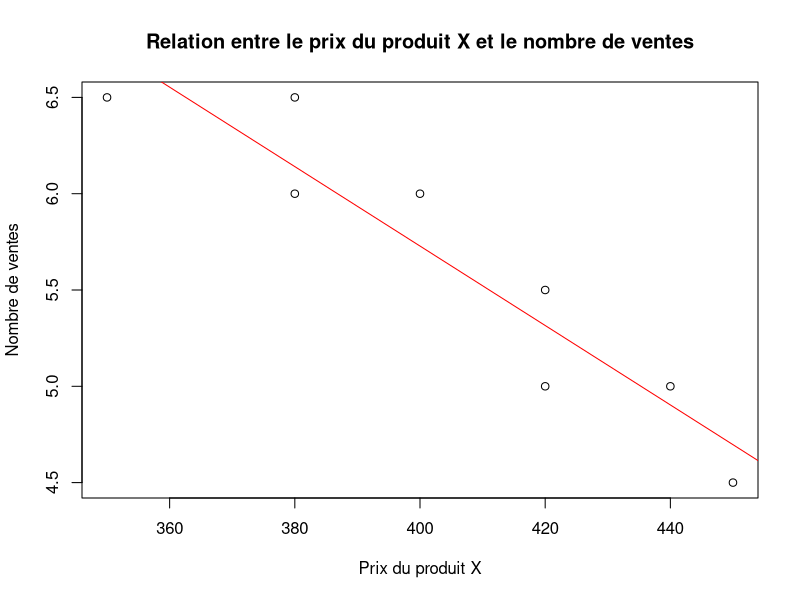

Write the R code that produced this figure. (Note: this script raises an error after producing the figure.)
# exercice 1

# Création du tableau de données
data <- data.frame(
  region = 1:8,
  prix_produit_x = c(420, 380, 350, 400, 440, 380, 450, 420),
  nb_vente_y = c(5.5, 6, 6.5, 6, 5, 6.5, 4.5, 5)
)

# question 1 nuage de points
plot(data$prix_produit_x, data$nb_vente_y, xlab = "Prix du produit X", ylab = "Nombre de ventes", main = "Relation entre le prix du produit X et le nombre de ventes")

# question 2 effectuer la matrice de x en fonction de beta
X <- cbind(1, data$prix_produit_x)
print(X)


# question 3 en utilisant la méthode des moindres carrés ordinaires calculer 𝑏
b <- solve(t(X) %*% X) %*% t(X) %*% data$nb_vente_y #solve permet de résoudre un système d'équations linéaires.
# t est la transposée d'une matrice.
# que représente b par rapport à beta ?
# b est une estimation de beta.
print(b)

#question 4
#calculon sx², sy² et sxy
sx2 <- sum((data$prix_produit_x - mean(data$prix_produit_x))^2)/(length(data$prix_produit_x) - 1)
sy2 <- sum((data$nb_vente_y - mean(data$nb_vente_y))^2)/(length(data$nb_vente_y) - 1)
sxy <- sum((data$prix_produit_x - mean(data$prix_produit_x)) * (data$nb_vente_y - mean(data$nb_vente_y)))/(length(data$prix_produit_x) - 1)
# calculons b1 et b0
b1 <- sxy/sx2
b0 <- mean(data$nb_vente_y) - b1 * mean(data$prix_produit_x)
print(b1)
print(b0)

#retrouvons b0 et b1 à l'aide de lm et coef
model <- lm(nb_vente_y ~ prix_produit_x, data = data)
print(summary(model))
print(coef(model)) #coef permet de récupérer les coefficients du modèle.

#question 5
# tracer la droite de régression sur le nuage de points
abline(b0, b1, col = "red") #abline permet de tracer une droite sur un graphique.

#question 6
# calculons le coefficient de détermination
y_hat <- b0 + b1 * data$prix_produit_x
RSS <- sum((data$nb_vente_y - y_hat)^2)
TSS <- sum((data$nb_vente_y - mean(data$nb_vente_y))^2)
R2 <- 1 - RSS/TSS
print(R2)

#question 7 retrouver R2 à l'aide de summary fait à la question 4
#dans le summary, on a le min, 1er quartile, médiane, moyenne, 3ème quartile et max.
# on retrouve aussi les coefficients de la régression, l'erreur standard, la statistique de test (hypothèse de test) et la p-value qui est la probabilité d'observer une statistique de test aussi extrême que celle observée.



#Exercice 2

# question 1
# installation du package AER
#install.packages("AER")
#library(AER)

# question 2
# Charger et afficher les données CPS1985
data("CPS1985")
print(head(CPS1985)) #head permet d'afficher les premières lignes d'un tableau de données.
#on retrouve les variables suivantes: wage, educ, exper, age, ethnicité, region, gender, occupation, sector, maried, union, etc.

#question 3
ed <- CPS1985$education
exp <- CPS1985$experience
# Création du modèle de régression
model <- lm(wage ~ education + experience, data = CPS1985)
# Affichage des coefficients du modèle
# intercept = ordonnée à l'origine
print(coef(model))

#question 4
# même chose que la question 3 mais en utilisant le log de wage
model <- lm(log(wage) ~ education + experience, data = CPS1985)
print(coef(model))
#le log de wage est plus adapté pour la régression linéaire car il permet de réduire l'effet des valeurs extrêmes.

#question 5
#Donner le modèle en y incorporant une autre variable liée au genre
model <- lm(log(wage) ~ education + experience + gender, data = CPS1985)
# Affichage du résumé du modèle
summary_model <- summary(model)
print(summary_model)
print(coef(model))
# sans le gender notre coefficient R² est moins élevé que lorsque l'on met gender dans notre modèle.
#sans gender R² = 0.22 et avec gender R² = 0.26
#coefficient négatif montre qu'il y a une différence de salaire entre les hommes et les femmes. une discrimination salariale.

#question 6
# fe est une variable indicatrice, égale à 1 si l’individu est une femme et à 0 sinon
fe <- ifelse(CPS1985$gender == "female", 1, 0)
model_final <- lm(log(wage) ~ education + experience + experience^2 + fe, data = CPS1985)
summary_model_final <- summary(model_final)
print(summary_model_final)


#Exercice 3
# Création du tableau de données
automobile_data <- data.frame(
  U = c(40, 50, 60, 70, 80, 90, 100, 110, 120, 130, 140, 150),
  V = c(9, 11, 20, 27, 39, 45, 58, 78, 79, 93, 108, 124)
)

# question 1
# Quelle variable devons-nous identifier comme variable dépendante ? Comme variable explicative ?
# U est la variable explicative et V est la variable dépendante.

# question 2
# Qu’est-ce qui peut renseigner l’entreprise sur la forme de liaison statistique qui peut exister entre ces deux variables ?
# Un nuage de points peut renseigner l'entreprise sur la forme de liaison statistique entre les deux variables.
plot(automobile_data$U, automobile_data$V, xlab = "U", ylab = "V", main = "Relation entre U et V")

#question 3
#Quelle méthode d’ajustement linéaire devons-nous utiliser pour obtenir les estimateurs des coefficients de la droite de régression ?
#Nous devons utiliser la méthode des moindres carrés ordinaires pour obtenir les estimateurs des coefficients de la droite de régression.

#question 4
# Ajustement du modèle de régression linéaire
model <- lm(V ~ U, data = automobile_data)
# Affichage des coefficients du modèle
print(coef(model))
# beta0 = -43,36  et beta1 = 1.06
b0 <- coef(model)[1] # physiquement pas de sens car on ne peut pas avoir un chemin de freinage négatif.
b1 <- coef(model)[2] #distance de freinage augmente de 1.06 mètres par km/h supplémentaire.


#question 5
# Donner une estimation ponctuelle de l'écart-type de l'erreur de régression
sigma <- summary(model)$sigma
print(sigma)
# dans le summary, sigma est l'écart-type de l'erreur de régression. (residual standard error)

#question 6
# Tracer la droite de régression sur le nuage de points
abline(model$coefficients, col = "red")

#question 7
# Calculer la variation totale, la variation expliquée par la droite des moindres carrés et la variation résiduelle.
# ESS = TSS - RSS
y_hat <- b0 + b1 * automobile_data$U
RSS <- sum((automobile_data$V - y_hat)^2)
TSS <- sum((automobile_data$V - mean(automobile_data$V))^2)
ESS <- TSS - RSS
cat("ESS: ", ESS, "\n")


# question 8
#  Quelle proportion de la variation totale du chemin de freinage est expliquée par la droite des moindres carrés ? Quelle proportion demeure inexpliquée par la droite ?
y_hat <- b0 + b1 * automobile_data$U
RSS <- sum((automobile_data$V - y_hat)^2)
cat("RSS: ", RSS, "\n")
TSS <- sum((automobile_data$V - mean(automobile_data$V))^2)
cat("TSS: ", TSS, "\n")
R2 <- 1 - RSS/TSS
cat("R2: ", R2, "\n")

# question 9
#Nous avions fixé le coefficient de détermination ajusté (R2 ajusté) à 0, 80 comme valeur minimale pour considérer la droite des moindres carrés d’utilité pratique. D’après les résultats obtenus, devrions-nous utliser la droite des moindres carrés comme outil de prévision ?
#R2 = 0.99 > 0.80, donc la droite des moindres carrés est d'utilité pratique pour la prévision.

# question 10
# Pour chaque niveau de vitesse suivant, estimer le chemin de freinage en mètres à l’aide de la droite des moindres carrés Ui 85 112 127 180 
U <- c(85, 112, 127, 180)
V_hat <- b0 + b1 * U
print(V_hat)

# question 11
# Donner un intervalle de confiance au niveau 95% pour la valeur moyenne de V lorsque U=127
predict(model, newdata = data.frame(U = 127), interval = "confidence", level = 0.95)
print(predict(model, newdata = data.frame(U = 127), interval = "confidence", level = 0.95))
#autre méthode
# Calcul de l'estimation de la moyenne
mean_hat <- coef(model)[1] + coef(model)[2] * 127

# Calcul de l'estimation de l'écart-type
sd_hat <- sqrt(sum(residuals(model)^2) / (length(automobile_data$U) - 2))

# Calcul de l'intervalle de confiance à 95%
confidence_interval <- c(mean_hat - 1.96 * sd_hat / sqrt(length(automobile_data$U)), mean_hat + 1.96 * sd_hat / sqrt(length(automobile_data$U)))

# Affichage de l'intervalle de confiance
print(confidence_interval)


# exercice 4
